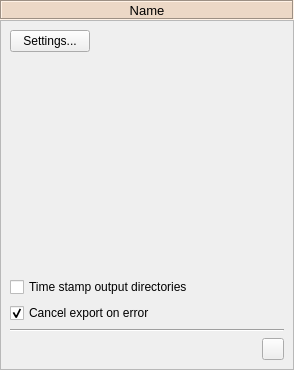
<?xml version="1.0" encoding="UTF-8"?>
<!--
######################################################################################################################
# Copyright (C) 2017-2021 Spine project consortium
# This file is part of Spine Items.
# Spine Items is free software: you can redistribute it and\/or modify it under the terms of the GNU Lesser General
# Public License as published by the Free Software Foundation, either version 3 of the License, or (at your option)
# any later version. This program is distributed in the hope that it will be useful, but WITHOUT ANY WARRANTY;
# without even the implied warranty of MERCHANTABILITY or FITNESS FOR A PARTICULAR PURPOSE. See the GNU Lesser General
# Public License for more details. You should have received a copy of the GNU Lesser General Public License along with
# this program. If not, see <http:\/\/www.gnu.org\/licenses\/>.
######################################################################################################################
-->
<ui version="4.0">
 <class>Form</class>
 <widget class="QWidget" name="Form">
  <property name="geometry">
   <rect>
    <x>0</x>
    <y>0</y>
    <width>294</width>
    <height>370</height>
   </rect>
  </property>
  <property name="windowTitle">
   <string>Form</string>
  </property>
  <layout class="QVBoxLayout" name="verticalLayout">
   <property name="spacing">
    <number>0</number>
   </property>
   <property name="leftMargin">
    <number>0</number>
   </property>
   <property name="topMargin">
    <number>0</number>
   </property>
   <property name="rightMargin">
    <number>0</number>
   </property>
   <property name="bottomMargin">
    <number>0</number>
   </property>
   <item>
    <widget class="QLabel" name="item_name_label">
     <property name="sizePolicy">
      <sizepolicy hsizetype="Preferred" vsizetype="Fixed">
       <horstretch>0</horstretch>
       <verstretch>0</verstretch>
      </sizepolicy>
     </property>
     <property name="minimumSize">
      <size>
       <width>0</width>
       <height>20</height>
      </size>
     </property>
     <property name="maximumSize">
      <size>
       <width>16777215</width>
       <height>20</height>
      </size>
     </property>
     <property name="font">
      <font>
       <pointsize>10</pointsize>
       <weight>50</weight>
       <bold>false</bold>
      </font>
     </property>
     <property name="styleSheet">
      <string notr="true">background-color: #ecd8c6;</string>
     </property>
     <property name="frameShape">
      <enum>QFrame::Box</enum>
     </property>
     <property name="frameShadow">
      <enum>QFrame::Sunken</enum>
     </property>
     <property name="text">
      <string>Name</string>
     </property>
     <property name="alignment">
      <set>Qt::AlignCenter</set>
     </property>
     <property name="wordWrap">
      <bool>true</bool>
     </property>
    </widget>
   </item>
   <item>
    <widget class="QScrollArea" name="scrollArea_6">
     <property name="widgetResizable">
      <bool>true</bool>
     </property>
     <widget class="QWidget" name="scrollAreaWidgetContents_5">
      <property name="geometry">
       <rect>
        <x>0</x>
        <y>0</y>
        <width>292</width>
        <height>348</height>
       </rect>
      </property>
      <layout class="QVBoxLayout" name="verticalLayout_2">
       <item>
        <layout class="QHBoxLayout" name="horizontalLayout_2">
         <item>
          <widget class="QPushButton" name="settings_button">
           <property name="text">
            <string>Settings...</string>
           </property>
          </widget>
         </item>
         <item>
          <spacer name="horizontalSpacer">
           <property name="orientation">
            <enum>Qt::Horizontal</enum>
           </property>
           <property name="sizeHint" stdset="0">
            <size>
             <width>40</width>
             <height>20</height>
            </size>
           </property>
          </spacer>
         </item>
        </layout>
       </item>
       <item>
        <widget class="QLabel" name="issues_label">
         <property name="text">
          <string/>
         </property>
        </widget>
       </item>
       <item>
        <layout class="QVBoxLayout" name="databases_list_layout"/>
       </item>
       <item>
        <spacer name="verticalSpacer">
         <property name="orientation">
          <enum>Qt::Vertical</enum>
         </property>
         <property name="sizeHint" stdset="0">
          <size>
           <width>20</width>
           <height>40</height>
          </size>
         </property>
        </spacer>
       </item>
       <item>
        <widget class="QCheckBox" name="output_time_stamps_check_box">
         <property name="toolTip">
          <string>Checking this will add time stamps to output directory names.</string>
         </property>
         <property name="text">
          <string>Time stamp output directories</string>
         </property>
        </widget>
       </item>
       <item>
        <widget class="QCheckBox" name="cancel_on_error_check_box">
         <property name="text">
          <string>Cancel export on error</string>
         </property>
         <property name="checked">
          <bool>true</bool>
         </property>
        </widget>
       </item>
       <item>
        <widget class="Line" name="line_6">
         <property name="orientation">
          <enum>Qt::Horizontal</enum>
         </property>
        </widget>
       </item>
       <item>
        <layout class="QHBoxLayout" name="horizontalLayout_13">
         <item>
          <spacer name="horizontalSpacer_17">
           <property name="orientation">
            <enum>Qt::Horizontal</enum>
           </property>
           <property name="sizeHint" stdset="0">
            <size>
             <width>40</width>
             <height>20</height>
            </size>
           </property>
          </spacer>
         </item>
         <item>
          <widget class="QToolButton" name="open_directory_button">
           <property name="sizePolicy">
            <sizepolicy hsizetype="Fixed" vsizetype="Fixed">
             <horstretch>0</horstretch>
             <verstretch>0</verstretch>
            </sizepolicy>
           </property>
           <property name="minimumSize">
            <size>
             <width>22</width>
             <height>22</height>
            </size>
           </property>
           <property name="maximumSize">
            <size>
             <width>22</width>
             <height>22</height>
            </size>
           </property>
           <property name="toolTip">
            <string>&lt;html&gt;&lt;head/&gt;&lt;body&gt;&lt;p&gt;Open this GdxExporter's project directory in file browser&lt;/p&gt;&lt;/body&gt;&lt;/html&gt;</string>
           </property>
           <property name="icon">
            <iconset resource="../../ui/resources/resources_icons.qrc">
             <normaloff>:/icons/folder-open-solid.svg</normaloff>:/icons/folder-open-solid.svg</iconset>
           </property>
          </widget>
         </item>
        </layout>
       </item>
      </layout>
     </widget>
    </widget>
   </item>
  </layout>
 </widget>
 <resources>
  <include location="../../ui/resources/resources_icons.qrc"/>
 </resources>
 <connections/>
</ui>
